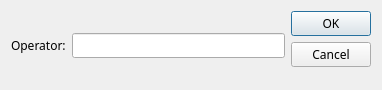
<?xml version="1.0" encoding="UTF-8"?>
<ui version="4.0">
 <class>Dialog</class>
 <widget class="QDialog" name="Dialog">
  <property name="geometry">
   <rect>
    <x>0</x>
    <y>0</y>
    <width>382</width>
    <height>90</height>
   </rect>
  </property>
  <property name="font">
   <font>
    <family>JetBrains Mono</family>
   </font>
  </property>
  <property name="windowTitle">
   <string>Dialog</string>
  </property>
  <layout class="QGridLayout" name="gridLayout">
   <item row="0" column="0">
    <layout class="QFormLayout" name="formLayout">
     <property name="formAlignment">
      <set>Qt::AlignLeading|Qt::AlignLeft|Qt::AlignVCenter</set>
     </property>
     <item row="0" column="0">
      <widget class="QLabel" name="label">
       <property name="text">
        <string>Operator:</string>
       </property>
      </widget>
     </item>
     <item row="0" column="1">
      <widget class="QLineEdit" name="NewOperator"/>
     </item>
    </layout>
   </item>
   <item row="0" column="1">
    <widget class="QDialogButtonBox" name="buttonBox">
     <property name="orientation">
      <enum>Qt::Vertical</enum>
     </property>
     <property name="standardButtons">
      <set>QDialogButtonBox::Cancel|QDialogButtonBox::Ok</set>
     </property>
    </widget>
   </item>
  </layout>
 </widget>
 <resources/>
 <connections>
  <connection>
   <sender>buttonBox</sender>
   <signal>accepted()</signal>
   <receiver>Dialog</receiver>
   <slot>accept()</slot>
   <hints>
    <hint type="sourcelabel">
     <x>248</x>
     <y>254</y>
    </hint>
    <hint type="destinationlabel">
     <x>157</x>
     <y>274</y>
    </hint>
   </hints>
  </connection>
  <connection>
   <sender>buttonBox</sender>
   <signal>rejected()</signal>
   <receiver>Dialog</receiver>
   <slot>reject()</slot>
   <hints>
    <hint type="sourcelabel">
     <x>316</x>
     <y>260</y>
    </hint>
    <hint type="destinationlabel">
     <x>286</x>
     <y>274</y>
    </hint>
   </hints>
  </connection>
 </connections>
</ui>
